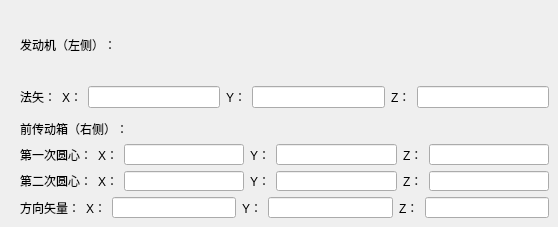
      <widget class="QWidget" name="tab_4">
       <attribute name="title">
        <string>工步1</string>
       </attribute>
       <widget class="QWidget" name="layoutWidget_8">
        <property name="geometry">
         <rect>
          <x>20</x>
          <y>10</y>
          <width>529</width>
          <height>98</height>
         </rect>
        </property>
        <layout class="QVBoxLayout" name="verticalLayout_7">
         <item>
          <widget class="QLabel" name="label_80">
           <property name="text">
            <string>发动机（左侧）：</string>
           </property>
          </widget>
         </item>
         <item>
          <layout class="QHBoxLayout" name="horizontalLayout_20">
           <item>
            <widget class="QLabel" name="label_81">
             <property name="text">
              <string>法矢：</string>
             </property>
            </widget>
           </item>
           <item>
            <widget class="QLabel" name="label_82">
             <property name="text">
              <string>X：</string>
             </property>
            </widget>
           </item>
           <item>
            <widget class="QLineEdit" name="StepOne_horizontalEngine_normal_x_Edit"/>
           </item>
           <item>
            <widget class="QLabel" name="label_83">
             <property name="text">
              <string>Y：</string>
             </property>
            </widget>
           </item>
           <item>
            <widget class="QLineEdit" name="StepOne_horizontalEngine_normal_y_Edit"/>
           </item>
           <item>
            <widget class="QLabel" name="label_84">
             <property name="text">
              <string>Z：</string>
             </property>
            </widget>
           </item>
           <item>
            <widget class="QLineEdit" name="StepOne_horizontalEngine_normal_z_Edit"/>
           </item>
          </layout>
         </item>
        </layout>
       </widget>
       <widget class="QWidget" name="layoutWidget_9">
        <property name="geometry">
         <rect>
          <x>20</x>
          <y>120</y>
          <width>529</width>
          <height>98</height>
         </rect>
        </property>
        <layout class="QVBoxLayout" name="verticalLayout_8">
         <item>
          <widget class="QLabel" name="label_93">
           <property name="text">
            <string>前传动箱（右侧）：</string>
           </property>
          </widget>
         </item>
         <item>
          <layout class="QHBoxLayout" name="horizontalLayout_24">
           <item>
            <widget class="QLabel" name="label_98">
             <property name="text">
              <string>第一次圆心：</string>
             </property>
            </widget>
           </item>
           <item>
            <widget class="QLabel" name="label_99">
             <property name="text">
              <string>X：</string>
             </property>
            </widget>
           </item>
           <item>
            <widget class="QLineEdit" name="StepOne_horizontalFrontDriveBox_First_center_x_Edit"/>
           </item>
           <item>
            <widget class="QLabel" name="label_100">
             <property name="text">
              <string>Y：</string>
             </property>
            </widget>
           </item>
           <item>
            <widget class="QLineEdit" name="StepOne_horizontalFrontDriveBox_First_center_y_Edit"/>
           </item>
           <item>
            <widget class="QLabel" name="label_101">
             <property name="text">
              <string>Z：</string>
             </property>
            </widget>
           </item>
           <item>
            <widget class="QLineEdit" name="StepOne_horizontalFrontDriveBox_First_center_z_Edit"/>
           </item>
          </layout>
         </item>
         <item>
          <layout class="QHBoxLayout" name="horizontalLayout_25">
           <item>
            <widget class="QLabel" name="label_102">
             <property name="text">
              <string>第二次圆心：</string>
             </property>
            </widget>
           </item>
           <item>
            <widget class="QLabel" name="label_103">
             <property name="text">
              <string>X：</string>
             </property>
            </widget>
           </item>
           <item>
            <widget class="QLineEdit" name="StepOne_horizontalFrontDriveBox_Second_center_x_Edit"/>
           </item>
           <item>
            <widget class="QLabel" name="label_104">
             <property name="text">
              <string>Y：</string>
             </property>
            </widget>
           </item>
           <item>
            <widget class="QLineEdit" name="StepOne_horizontalFrontDriveBox_Second_center_y_Edit"/>
           </item>
           <item>
            <widget class="QLabel" name="label_105">
             <property name="text">
              <string>Z：</string>
             </property>
            </widget>
           </item>
           <item>
            <widget class="QLineEdit" name="StepOne_horizontalFrontDriveBox_Second_center_z_Edit"/>
           </item>
          </layout>
         </item>
         <item>
          <layout class="QHBoxLayout" name="horizontalLayout_26">
           <item>
            <widget class="QLabel" name="label_106">
             <property name="text">
              <string>方向矢量：</string>
             </property>
            </widget>
           </item>
           <item>
            <widget class="QLabel" name="label_107">
             <property name="text">
              <string>X：</string>
             </property>
            </widget>
           </item>
           <item>
            <widget class="QLineEdit" name="StepOne_horizontalFrontDriveBox_directionVector_x_Edit"/>
           </item>
           <item>
            <widget class="QLabel" name="label_108">
             <property name="text">
              <string>Y：</string>
             </property>
            </widget>
           </item>
           <item>
            <widget class="QLineEdit" name="StepOne_horizontalFrontDriveBox_directionVector_y_Edit"/>
           </item>
           <item>
            <widget class="QLabel" name="label_109">
             <property name="text">
              <string>Z：</string>
             </property>
            </widget>
           </item>
           <item>
            <widget class="QLineEdit" name="StepOne_horizontalFrontDriveBox_directionVector_z_Edit"/>
           </item>
          </layout>
         </item>
        </layout>
       </widget>
      </widget>
